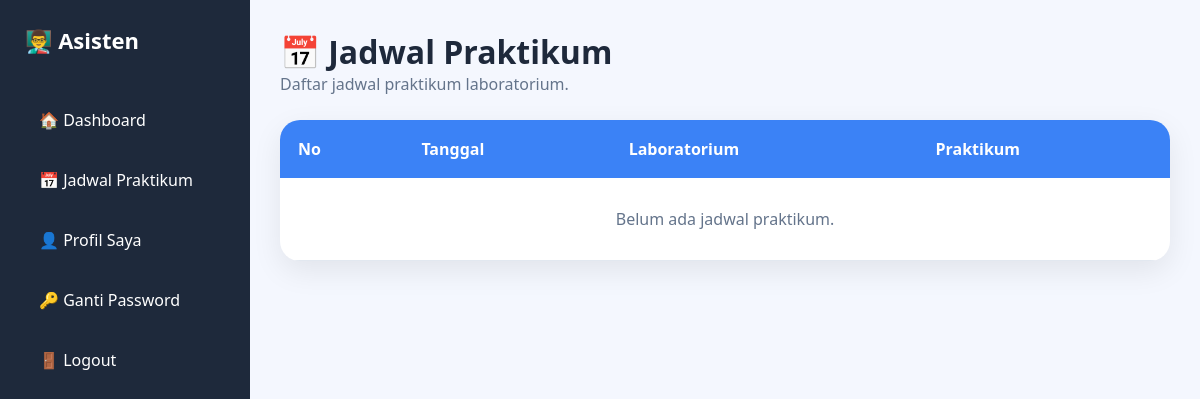
Before: /asisten/jadwal.php (signed in) with the older database file.
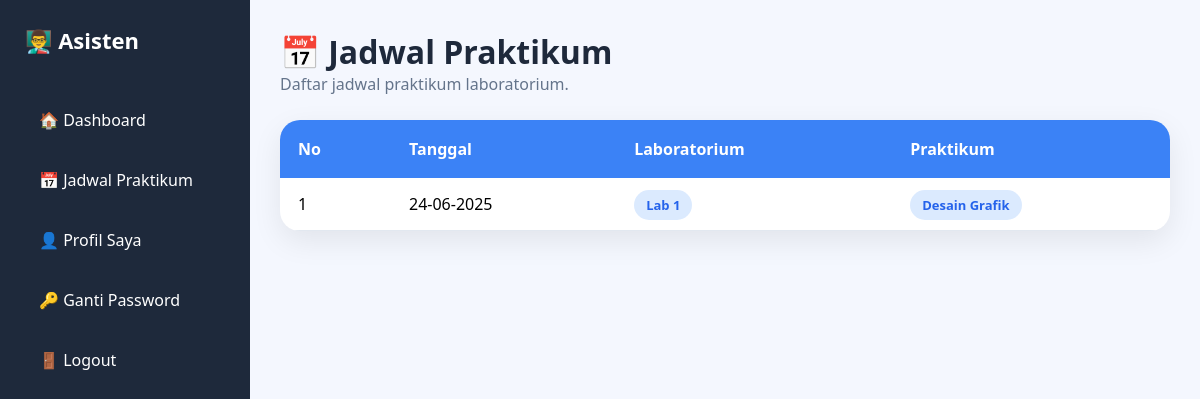
After: the same page with the newer database file.
### tables this page shows
CREATE TABLE `jadwal` (
  `id_jadwal` int NOT NULL,
  `tanggal` date DEFAULT NULL,
  `id_lab` int DEFAULT NULL,
  `id_praktikum` int DEFAULT NULL
);

CREATE TABLE `laboratorium` (
  `id_lab` int NOT NULL,
  `nama_lab` varchar(5) DEFAULT NULL,
  `kapasitas` int DEFAULT NULL
);

CREATE TABLE `praktikum` (
  `id_praktikum` int NOT NULL,
  `nama_praktikum` varchar(50) DEFAULT NULL,
  `semester` varchar(6) DEFAULT NULL
);

### asisten/jadwal.php (the view, shortened to what this page needs)
<?php
include "../config/koneksi.php";
$data = mysqli_query($conn, "
SELECT
    j.id_jadwal,
    j.tanggal,
    l.nama_lab,
    p.nama_praktikum
FROM jadwal j
LEFT JOIN laboratorium l
    ON j.id_lab = l.id_lab
LEFT JOIN praktikum p
    ON j.id_praktikum = p.id_praktikum
ORDER BY j.tanggal ASC
");
?>
<!DOCTYPE html>
<html lang="id">
<head>
</head>
<body>
<div class="sidebar">
<div class="logo">
👨‍🏫 Asisten
</div>
<div class="menu">
<a href="dashboard.php">
🏠 Dashboard
</a>
<a href="jadwal.php">
📅 Jadwal Praktikum
</a>
<a href="profil.php">
👤 Profil Saya
</a>
<a href="ganti_password.php">
🔑 Ganti Password
</a>
<a href="../auth/logout.php">
🚪 Logout
</a>
</div>
</div>
<div class="main">
<div class="header">
<h1>📅 Jadwal Praktikum</h1>
<p>Daftar jadwal praktikum laboratorium.</p>
</div>
<div class="table-container">
<table>
<thead>
<tr>
<th>No</th>
<th>Tanggal</th>
<th>Laboratorium</th>
<th>Praktikum</th>
</tr>
</thead>
<tbody>
<?php
$no=1;
if(mysqli_num_rows($data)>0){
while($row=mysqli_fetch_assoc($data)){
?>
<tr>
<td><?= $no++; ?></td>
<td><?= date('d-m-Y',strtotime($row['tanggal'])); ?></td>
<td>
<span class="badge">
<?= $row['nama_lab']; ?>
</span>
</td>
<td>
<span class="badge">
<?= $row['nama_praktikum']; ?>
</span>
</td>
</tr>
<?php
}
}else{
?>
<tr>
<td colspan="4" class="no-data">
Belum ada jadwal praktikum.
</td>
</tr>
<?php } ?>
</tbody>
</table>
</div>
</div>
</body>
</html>

Changed rows visible on the page:
added jadwal: tanggal "24-06-2025", id_lab.nama_lab "Lab 1", id_praktikum.nama_praktikum "Desain Grafik"
Other visible differences:
text no longer shown: "Belum ada jadwal praktikum."
